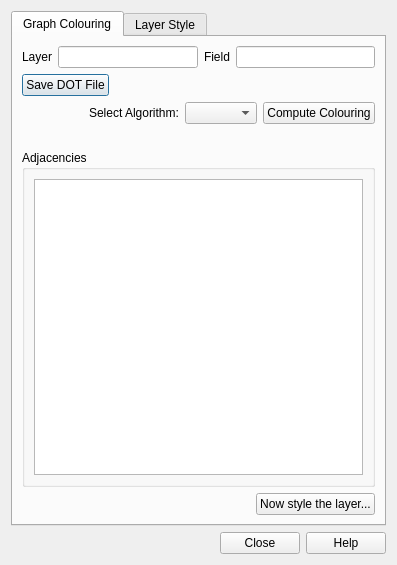
<ui version="4.0" >
 <class>Dialog</class>
 <widget class="QDialog" name="Dialog" >
  <property name="geometry" >
   <rect>
    <x>0</x>
    <y>0</y>
    <width>397</width>
    <height>565</height>
   </rect>
  </property>
  <property name="windowTitle" >
   <string>Dialog</string>
  </property>
  <layout class="QVBoxLayout" >
   <item>
    <widget class="QTabWidget" name="processTabs" >
     <property name="tabPosition" >
      <enum>QTabWidget::North</enum>
     </property>
     <property name="tabShape" >
      <enum>QTabWidget::Rounded</enum>
     </property>
     <property name="currentIndex" >
      <number>0</number>
     </property>
     <widget class="QWidget" name="colouringTab" >
      <property name="enabled" >
       <bool>true</bool>
      </property>
      <attribute name="title" >
       <string>Graph Colouring</string>
      </attribute>
      <layout class="QVBoxLayout" >
       <item>
        <layout class="QHBoxLayout" >
         <item>
          <widget class="QLabel" name="label_8" >
           <property name="text" >
            <string>Layer</string>
           </property>
           <property name="buddy" >
            <cstring>layerName</cstring>
           </property>
          </widget>
         </item>
         <item>
          <widget class="QLineEdit" name="layerName" >
           <property name="readOnly" >
            <bool>true</bool>
           </property>
          </widget>
         </item>
         <item>
          <widget class="QLabel" name="label_9" >
           <property name="text" >
            <string>Field</string>
           </property>
           <property name="buddy" >
            <cstring>fieldName</cstring>
           </property>
          </widget>
         </item>
         <item>
          <widget class="QLineEdit" name="fieldName" >
           <property name="readOnly" >
            <bool>true</bool>
           </property>
          </widget>
         </item>
        </layout>
       </item>
       <item>
        <layout class="QHBoxLayout" >
         <item>
          <widget class="QPushButton" name="saveDotFile" >
           <property name="toolTip" >
            <string>&lt;html>&lt;head>&lt;meta name="qrichtext" content="1" />&lt;style type="text/css">
p, li { white-space: pre-wrap; }
&lt;/style>&lt;/head>&lt;body style=" font-family:'Sans Serif'; font-size:9pt; font-weight:400; font-style:normal;">
&lt;p style=" margin-top:0px; margin-bottom:0px; margin-left:0px; margin-right:0px; -qt-block-indent:0; text-indent:0px;">Save the adjacency graph as a DOT format file.&lt;/p>&lt;/body>&lt;/html></string>
           </property>
           <property name="text" >
            <string>Save DOT File</string>
           </property>
          </widget>
         </item>
         <item>
          <spacer>
           <property name="orientation" >
            <enum>Qt::Horizontal</enum>
           </property>
           <property name="sizeHint" >
            <size>
             <width>40</width>
             <height>20</height>
            </size>
           </property>
          </spacer>
         </item>
        </layout>
       </item>
       <item>
        <layout class="QHBoxLayout" >
         <item>
          <spacer>
           <property name="orientation" >
            <enum>Qt::Horizontal</enum>
           </property>
           <property name="sizeHint" >
            <size>
             <width>40</width>
             <height>20</height>
            </size>
           </property>
          </spacer>
         </item>
         <item>
          <widget class="QLabel" name="label_3" >
           <property name="text" >
            <string>Select Algorithm:</string>
           </property>
           <property name="buddy" >
            <cstring>algorithm</cstring>
           </property>
          </widget>
         </item>
         <item>
          <widget class="QComboBox" name="algorithm" />
         </item>
         <item>
          <widget class="QPushButton" name="computeColouring" >
           <property name="text" >
            <string>Compute Colouring</string>
           </property>
          </widget>
         </item>
        </layout>
       </item>
       <item>
        <widget class="QLabel" name="layerCountLabel" >
         <property name="text" >
          <string/>
         </property>
        </widget>
       </item>
       <item>
        <widget class="QGroupBox" name="groupBox" >
         <property name="title" >
          <string>Adjacencies</string>
         </property>
         <layout class="QVBoxLayout" >
          <item>
           <widget class="QTextEdit" name="graphDump" >
            <property name="readOnly" >
             <bool>true</bool>
            </property>
           </widget>
          </item>
         </layout>
        </widget>
       </item>
       <item>
        <layout class="QHBoxLayout" >
         <item>
          <spacer>
           <property name="orientation" >
            <enum>Qt::Horizontal</enum>
           </property>
           <property name="sizeHint" >
            <size>
             <width>40</width>
             <height>20</height>
            </size>
           </property>
          </spacer>
         </item>
         <item>
          <widget class="QPushButton" name="nowDoStyle" >
           <property name="text" >
            <string>Now style the layer...</string>
           </property>
          </widget>
         </item>
        </layout>
       </item>
      </layout>
     </widget>
     <widget class="QWidget" name="layerStyleTab" >
      <property name="enabled" >
       <bool>true</bool>
      </property>
      <attribute name="title" >
       <string>Layer Style</string>
      </attribute>
      <layout class="QVBoxLayout" >
       <item>
        <widget class="QGroupBox" name="groupBox_2" >
         <property name="title" >
          <string>Style</string>
         </property>
         <layout class="QVBoxLayout" >
          <item>
           <layout class="QHBoxLayout" >
            <item>
             <widget class="QLabel" name="label" >
              <property name="text" >
               <string>Colour Scheme</string>
              </property>
              <property name="buddy" >
               <cstring>colourScheme</cstring>
              </property>
             </widget>
            </item>
            <item>
             <widget class="QComboBox" name="colourScheme" />
            </item>
           </layout>
          </item>
          <item>
           <layout class="QHBoxLayout" >
            <item>
             <widget class="QLabel" name="label_5" >
              <property name="text" >
               <string>Line Type</string>
              </property>
              <property name="buddy" >
               <cstring>lineType</cstring>
              </property>
             </widget>
            </item>
            <item>
             <widget class="QComboBox" name="lineType" />
            </item>
           </layout>
          </item>
          <item>
           <layout class="QHBoxLayout" >
            <item>
             <widget class="QLabel" name="label_6" >
              <property name="text" >
               <string>Width</string>
              </property>
              <property name="buddy" >
               <cstring>lineWidth</cstring>
              </property>
             </widget>
            </item>
            <item>
             <widget class="QDoubleSpinBox" name="lineWidth" >
              <property name="singleStep" >
               <double>0.100000000000000</double>
              </property>
              <property name="value" >
               <double>0.500000000000000</double>
              </property>
             </widget>
            </item>
           </layout>
          </item>
          <item>
           <layout class="QHBoxLayout" >
            <item>
             <widget class="QLabel" name="label_7" >
              <property name="text" >
               <string>Line Colour</string>
              </property>
              <property name="buddy" >
               <cstring>lineColour</cstring>
              </property>
             </widget>
            </item>
            <item>
             <widget class="QPushButton" name="lineColour" >
              <property name="text" >
               <string/>
              </property>
              <property name="flat" >
               <bool>false</bool>
              </property>
             </widget>
            </item>
           </layout>
          </item>
         </layout>
        </widget>
       </item>
       <item>
        <spacer>
         <property name="orientation" >
          <enum>Qt::Vertical</enum>
         </property>
         <property name="sizeHint" >
          <size>
           <width>20</width>
           <height>40</height>
          </size>
         </property>
        </spacer>
       </item>
       <item>
        <layout class="QHBoxLayout" >
         <item>
          <spacer>
           <property name="orientation" >
            <enum>Qt::Horizontal</enum>
           </property>
           <property name="sizeHint" >
            <size>
             <width>40</width>
             <height>20</height>
            </size>
           </property>
          </spacer>
         </item>
         <item>
          <widget class="QPushButton" name="applyStyle" >
           <property name="text" >
            <string>Apply</string>
           </property>
          </widget>
         </item>
        </layout>
       </item>
       <item>
        <layout class="QHBoxLayout" >
         <item>
          <spacer>
           <property name="orientation" >
            <enum>Qt::Horizontal</enum>
           </property>
           <property name="sizeHint" >
            <size>
             <width>40</width>
             <height>14</height>
            </size>
           </property>
          </spacer>
         </item>
         <item>
          <widget class="QPushButton" name="brewerInfo" >
           <property name="sizePolicy" >
            <sizepolicy vsizetype="Fixed" hsizetype="Minimum" >
             <horstretch>0</horstretch>
             <verstretch>0</verstretch>
            </sizepolicy>
           </property>
           <property name="maximumSize" >
            <size>
             <width>16777215</width>
             <height>17</height>
            </size>
           </property>
           <property name="font" >
            <font>
             <pointsize>8</pointsize>
            </font>
           </property>
           <property name="text" >
            <string>palette © info</string>
           </property>
          </widget>
         </item>
        </layout>
       </item>
      </layout>
     </widget>
    </widget>
   </item>
   <item>
    <widget class="QDialogButtonBox" name="buttonBox" >
     <property name="orientation" >
      <enum>Qt::Horizontal</enum>
     </property>
     <property name="standardButtons" >
      <set>QDialogButtonBox::Close|QDialogButtonBox::Help|QDialogButtonBox::NoButton</set>
     </property>
    </widget>
   </item>
  </layout>
 </widget>
 <tabstops>
  <tabstop>processTabs</tabstop>
  <tabstop>layerName</tabstop>
  <tabstop>fieldName</tabstop>
  <tabstop>saveDotFile</tabstop>
  <tabstop>algorithm</tabstop>
  <tabstop>computeColouring</tabstop>
  <tabstop>nowDoStyle</tabstop>
  <tabstop>buttonBox</tabstop>
  <tabstop>colourScheme</tabstop>
  <tabstop>lineType</tabstop>
  <tabstop>lineWidth</tabstop>
  <tabstop>lineColour</tabstop>
  <tabstop>applyStyle</tabstop>
  <tabstop>brewerInfo</tabstop>
 </tabstops>
 <resources>
  <include location="resources.qrc" />
 </resources>
 <connections>
  <connection>
   <sender>buttonBox</sender>
   <signal>accepted()</signal>
   <receiver>Dialog</receiver>
   <slot>accept()</slot>
   <hints>
    <hint type="sourcelabel" >
     <x>227</x>
     <y>533</y>
    </hint>
    <hint type="destinationlabel" >
     <x>157</x>
     <y>274</y>
    </hint>
   </hints>
  </connection>
  <connection>
   <sender>buttonBox</sender>
   <signal>rejected()</signal>
   <receiver>Dialog</receiver>
   <slot>reject()</slot>
   <hints>
    <hint type="sourcelabel" >
     <x>295</x>
     <y>539</y>
    </hint>
    <hint type="destinationlabel" >
     <x>286</x>
     <y>274</y>
    </hint>
   </hints>
  </connection>
 </connections>
</ui>
